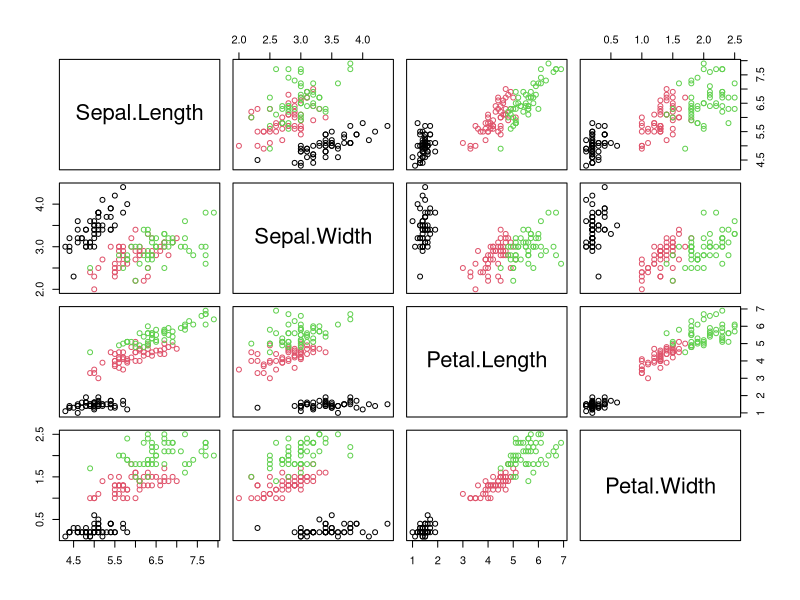
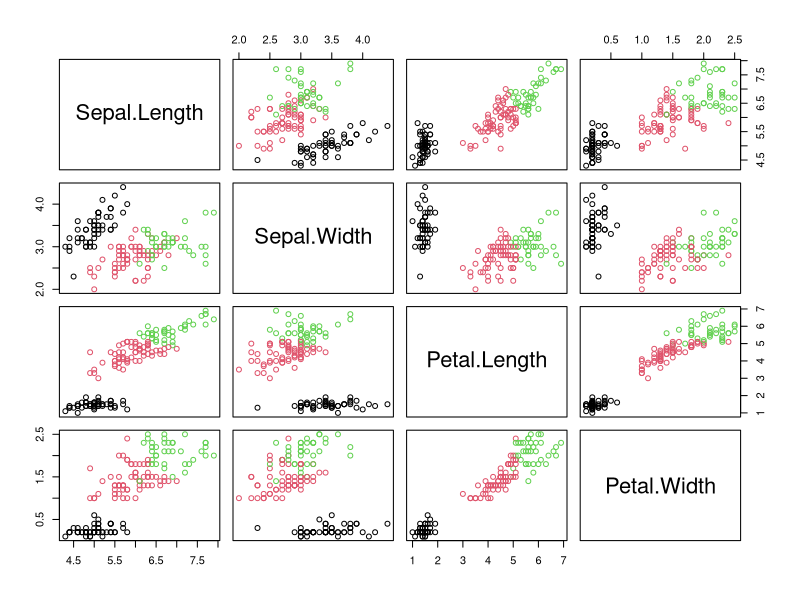
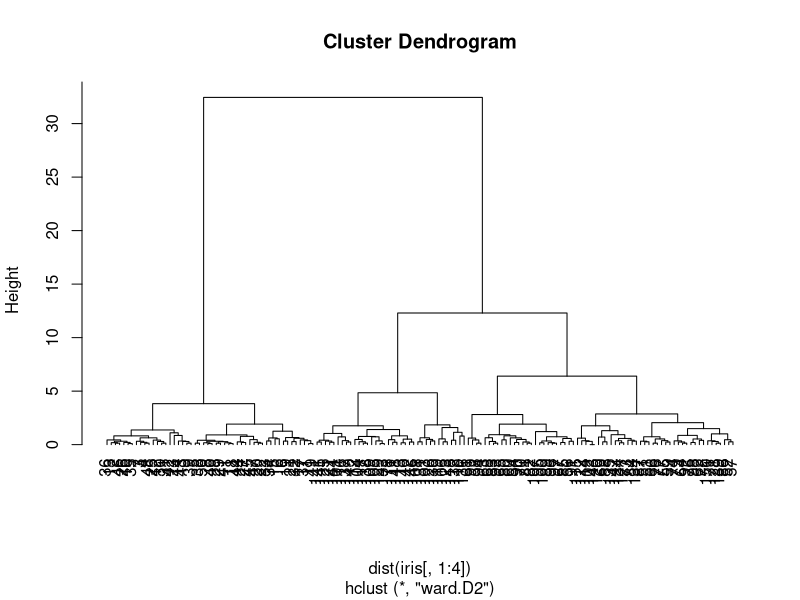

Write R code to recreate these figures, in order.
# model-based learning. tp1. Margot Selosse

data(iris)
plot(iris[,1:4],col=iris$Species)

#### kmeans

clusters <- kmeans(iris[,1:4],3)$cluster
new_iris <- cbind(iris[,1:4],clusters)
plot(new_iris[,1:4], col=new_iris[,5])

#tableau de contingence
table(iris$Species,clusters)


#### cah
par(mfrow=c(1,1))
result_cah <- hclust(d=dist(iris[,1:4]),method="ward.D2")
plot(result_cah,hang=-1)
cluster_cah <-cutree(result_cah, k=3)

#tableau de contingence avec kmeans :
table(clusters,cluster_cah)

#tableau de contingence avec les vraies classes
table(iris$Species, cluster_cah)